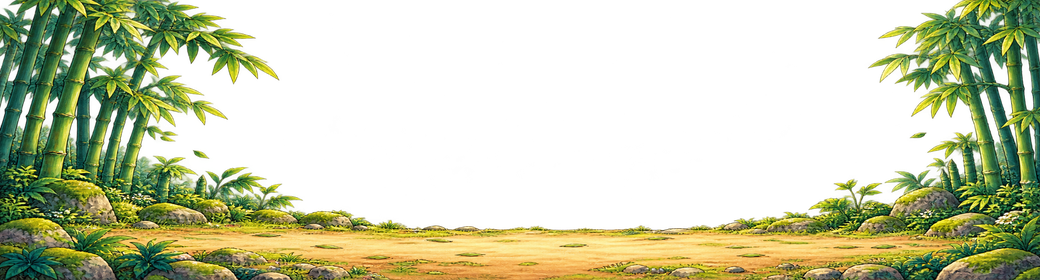
#> input picture assets/cultivation/routes/bamboo_pass.png, 1040 x 280 px; its folder holds only this picture in this run
$ python route_prepare_scroll_boss.py
#> lines starting #> are read from the running program, lines starting #| are printed output that depends on the picture
#!/usr/bin/env python3
"""Deterministic art preparation: mirrored scroll strips and boss frame crops.

Uses only original image_gen art; does not paint, blend, clean alpha or invent
scenery. Mirroring creates exactly matching adjacent and wrap RGBA columns.
"""
from pathlib import Path
import json, hashlib
from PIL import Image, ImageDraw, ImageFont, ImageChops
ROOT=Path(__file__).resolve().parents[1]; ROUTES=ROOT/'assets/cultivation/routes'; BEASTS=ROOT/'assets/cultivation/beasts'
STAGES=['bamboo_pass','creek_bridge','cloud_slope']
scroll_meta={'method':'Forward tile + exact horizontal reflection; repeat full 2080px strip','tile_size':[1040,280],'strip_size':[2080,280],'ground_baseline':246,'renderer_note':'Draw strip at natural logical size 2080x280, offset -fmod(scroll_distance,2080), repeat next strip at +2080. Or alternate normal/mirror 1040px tiles. All scenery should render behind actor and enemies.','routes':{}}
for stage in STAGES:
 source=Image.open(ROUTES/f'{stage}.png').convert('RGBA'); mirrored=source.transpose(Image.Transpose.FLIP_LEFT_RIGHT)
#> further down, source is the input picture: PIL image 1040x280 RGBA; mean R, G, B, A 61.2, 67.2, 29.6, 108.4
#> after `mirrored = source.transpose(Image.Transpose.FLIP_LEFT_RIGHT)`:
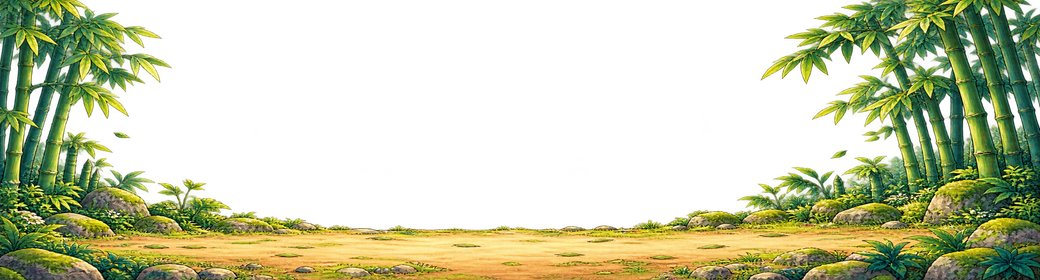
#> mirrored: PIL image 1040x280 RGBA; mean R, G, B, A 61.2, 67.2, 29.6, 108.4; transparent parts drawn white
 mirrored.save(ROUTES/f'{stage}_mirror.png'); strip=Image.new('RGBA',(2080,280)); strip.paste(source,(0,0)); strip.paste(mirrored,(1040,0));strip.save(ROUTES/f'{stage}_scroll.png')
#> after `strip = Image.new('RGBA', (2080, 280))`: strip: PIL image 2080x280 RGBA; every value is 0
#> after `strip.paste(source, (0, 0))`:
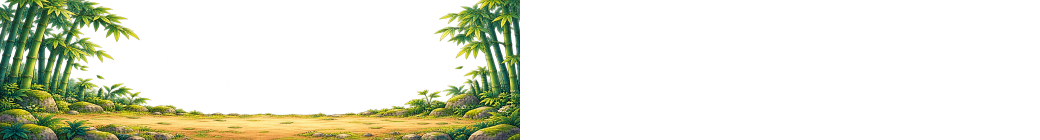
#> strip: PIL image 2080x280 RGBA (shown at 1/2 size); mean R, G, B, A 30.6, 33.6, 14.8, 54.2; transparent parts drawn white
#> after `strip.paste(mirrored, (1040, 0))`:
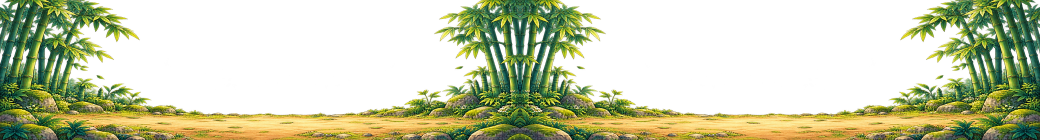
#> strip: PIL image 2080x280 RGBA (shown at 1/2 size); mean R, G, B, A 61.2, 67.2, 29.6, 108.4; transparent parts drawn white
#> (the run stopped early here; a loop or call above may not have finished)
